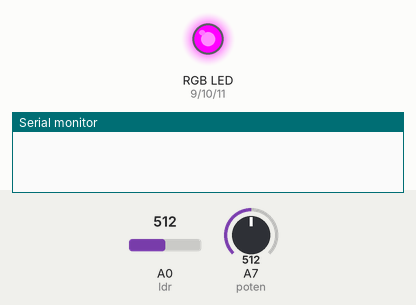
A sketch run on a simulated Arduino Nano, built with avr-gcc and run on an emulated ATmega328P. Parts: an RGB LED mixed from three pins (HIGH = lit), the last lines printed to the serial monitor. Inputs (shaded band) come from the test bench; at power-on: A0 (ldr) = 512, A7 (poten) = 512. Dim RGB values are drawn brighter than linear.

Above: at 0.1 s.
At 1.1 s:
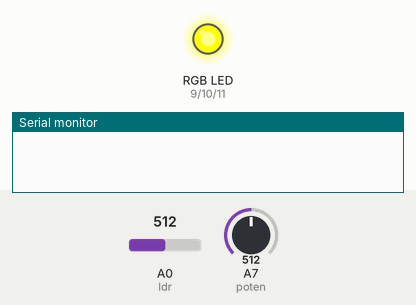
At 2.1 s:
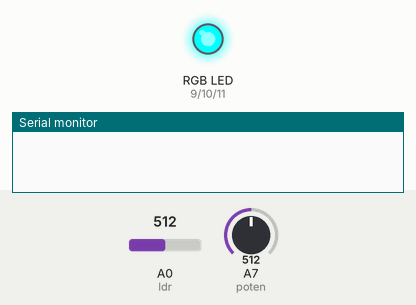
At 3.1 s:
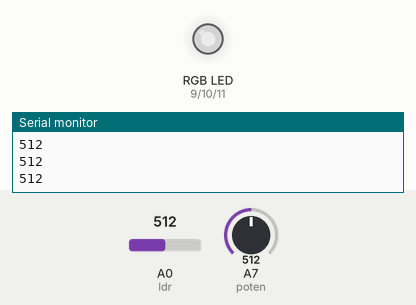
Timing chart, 0 to 4.6 s (numbered marks = the images above):
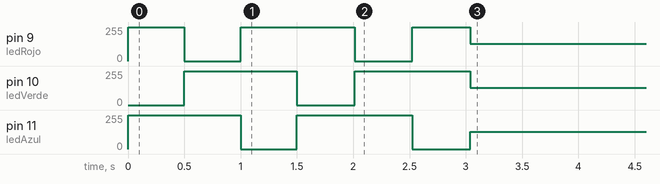

Measured:
- by itself, pin 10 (ledVerde): 255/255 → 0/255 at 1.5 s, → 255/255 0.51 s later, → 128/255 1.0 s later
- by itself, pin 11 (ledAzul): 255/255 → 0/255 at 1.0 s, → 255/255 0.50 s later, → 0/255 1.0 s later, → 128/255 0.51 s later
- by itself, pin 9 (ledRojo): 255/255 → 0/255 at 0.50 s, → 255/255 0.50 s later, → 0/255 1.0 s later, → 255/255 0.51 s later, … (5 changes in this stretch)

The sketch:

Color.ino
```cpp
int ledRojo = 9;
int ledVerde = 10;
int ledAzul = 11;
int ldr = A0;
int poten = A7;

int vv = 0;
int vr = 0;
int va = 0;

void setup() {
  Serial.begin(9600);

  pinMode(ledVerde, OUTPUT);
  pinMode(ledRojo, OUTPUT);
  pinMode(ledAzul, OUTPUT);

  digitalWrite(ledVerde, HIGH);
  digitalWrite(ledRojo, HIGH);
  digitalWrite(ledAzul, HIGH);
  inicio();

  digitalWrite(ledVerde, LOW);
  vv = analogRead(ldr);
  delay(analogRead(poten));
  digitalWrite(ledVerde, HIGH);


  digitalWrite(ledRojo, LOW);
  vr = analogRead(ldr);
  delay(analogRead(poten));
  digitalWrite(ledRojo, HIGH);

  digitalWrite(ledAzul, LOW);
  va = analogRead(ldr);
  delay(analogRead(poten));
  digitalWrite(ledAzul, HIGH);

  Serial.println(vr);
  Serial.println(vv);
  Serial.println(va);
}


void loop() {
  analogWrite(ledVerde,map(vv,0, 1023, 255, 0));
  analogWrite(ledRojo,map(vr,0, 1023, 255, 0));
  analogWrite(ledAzul,map(va,0, 1023, 255, 0));
  delay(5);
}

void inicio(){
  digitalWrite(ledVerde, LOW);
  delay(500);
  digitalWrite(ledVerde, HIGH);
  digitalWrite(ledRojo,LOW);
  delay(500);
  digitalWrite(ledRojo,HIGH);
  digitalWrite(ledAzul,LOW);
  delay(500);
  digitalWrite(ledAzul,HIGH);
}
```
